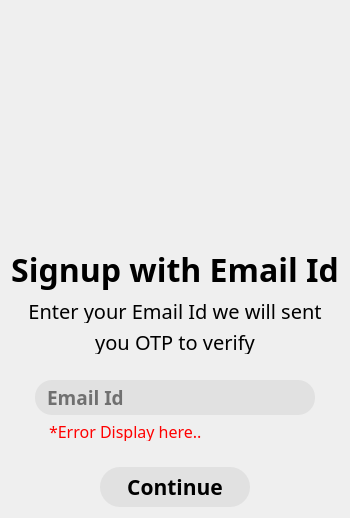
                <widget class="QWidget" name="swemail_page">
                 <layout class="QVBoxLayout" name="verticalLayout_11">
                  <item>
                   <widget class="QLabel" name="swemail_img">
                    <property name="minimumSize">
                     <size>
                      <width>0</width>
                      <height>230</height>
                     </size>
                    </property>
                    <property name="styleSheet">
                     <string notr="true">QLabel {
	image: url(:/Email Signup/email_verify.png);
}</string>
                    </property>
                    <property name="text">
                     <string/>
                    </property>
                   </widget>
                  </item>
                  <item>
                   <widget class="QLabel" name="swemail_lbl">
                    <property name="maximumSize">
                     <size>
                      <width>16777215</width>
                      <height>50</height>
                     </size>
                    </property>
                    <property name="font">
                     <font>
                      <family>Tw Cen MT</family>
                      <pointsize>24</pointsize>
                      <weight>75</weight>
                      <bold>true</bold>
                     </font>
                    </property>
                    <property name="text">
                     <string>Signup with Email Id</string>
                    </property>
                    <property name="alignment">
                     <set>Qt::AlignCenter</set>
                    </property>
                   </widget>
                  </item>
                  <item>
                   <widget class="QLabel" name="swemail_docline_1">
                    <property name="maximumSize">
                     <size>
                      <width>16777215</width>
                      <height>25</height>
                     </size>
                    </property>
                    <property name="font">
                     <font>
                      <family>Tw Cen MT</family>
                      <pointsize>15</pointsize>
                     </font>
                    </property>
                    <property name="text">
                     <string>Enter your Email Id we will sent</string>
                    </property>
                    <property name="alignment">
                     <set>Qt::AlignCenter</set>
                    </property>
                   </widget>
                  </item>
                  <item>
                   <widget class="QLabel" name="swemail_docline_2">
                    <property name="maximumSize">
                     <size>
                      <width>16777215</width>
                      <height>25</height>
                     </size>
                    </property>
                    <property name="font">
                     <font>
                      <family>Tw Cen MT</family>
                      <pointsize>15</pointsize>
                     </font>
                    </property>
                    <property name="text">
                     <string>you OTP to verify</string>
                    </property>
                    <property name="alignment">
                     <set>Qt::AlignCenter</set>
                    </property>
                   </widget>
                  </item>
                  <item>
                   <widget class="QLabel" name="swemail_spacer_1">
                    <property name="maximumSize">
                     <size>
                      <width>16777215</width>
                      <height>30</height>
                     </size>
                    </property>
                    <property name="text">
                     <string/>
                    </property>
                   </widget>
                  </item>
                  <item alignment="Qt::AlignHCenter">
                   <widget class="QLineEdit" name="swemail_input">
                    <property name="minimumSize">
                     <size>
                      <width>280</width>
                      <height>35</height>
                     </size>
                    </property>
                    <property name="font">
                     <font>
                      <family>Tw Cen MT</family>
                      <pointsize>14</pointsize>
                      <weight>75</weight>
                      <bold>true</bold>
                     </font>
                    </property>
                    <property name="styleSheet">
                     <string notr="true">QLineEdit {
	background-color: rgb(225, 225, 225);
	border-radius: 17px;
	padding-left: 10px;
}

QLineEdit:hover {
	border: 2px solid black;
}

QLineEdit:focus {
	border: 2px solid blue;
}</string>
                    </property>
                    <property name="placeholderText">
                     <string>Email Id</string>
                    </property>
                   </widget>
                  </item>
                  <item alignment="Qt::AlignHCenter">
                   <widget class="QLabel" name="swemail_error_lbl">
                    <property name="minimumSize">
                     <size>
                      <width>280</width>
                      <height>20</height>
                     </size>
                    </property>
                    <property name="maximumSize">
                     <size>
                      <width>16777215</width>
                      <height>20</height>
                     </size>
                    </property>
                    <property name="font">
                     <font>
                      <family>Tw Cen MT</family>
                      <pointsize>12</pointsize>
                     </font>
                    </property>
                    <property name="styleSheet">
                     <string notr="true">QLabel {
	padding-left: 10px;
	color: rgb(255, 0, 0);
}</string>
                    </property>
                    <property name="text">
                     <string>*Error Display here..</string>
                    </property>
                    <property name="alignment">
                     <set>Qt::AlignLeading|Qt::AlignLeft|Qt::AlignVCenter</set>
                    </property>
                   </widget>
                  </item>
                  <item>
                   <widget class="QLabel" name="swemail_spacer_2">
                    <property name="maximumSize">
                     <size>
                      <width>16777215</width>
                      <height>30</height>
                     </size>
                    </property>
                    <property name="text">
                     <string/>
                    </property>
                   </widget>
                  </item>
                  <item alignment="Qt::AlignHCenter">
                   <widget class="QPushButton" name="swemail_continue_btn">
                    <property name="minimumSize">
                     <size>
                      <width>150</width>
                      <height>40</height>
                     </size>
                    </property>
                    <property name="font">
                     <font>
                      <family>Tw Cen MT</family>
                      <pointsize>16</pointsize>
                      <weight>75</weight>
                      <bold>true</bold>
                     </font>
                    </property>
                    <property name="styleSheet">
                     <string notr="true">QPushButton {
	background-color: rgb(225, 225, 225);
	border-radius: 20px;
}

QPushButton:hover {
	background-color: rgb(235, 235, 235);
	border: 2px solid black;
}

QPushButton:pressed {
	color: blue;
	background-color: rgb(215, 215, 215);
	border: 2px solid blue;
}</string>
                    </property>
                    <property name="text">
                     <string>Continue</string>
                    </property>
                   </widget>
                  </item>
                 </layout>
                </widget>
